Frame 1 (no input): blank canvas, image omitted
Frame 60 (no input): blank canvas, image omitted
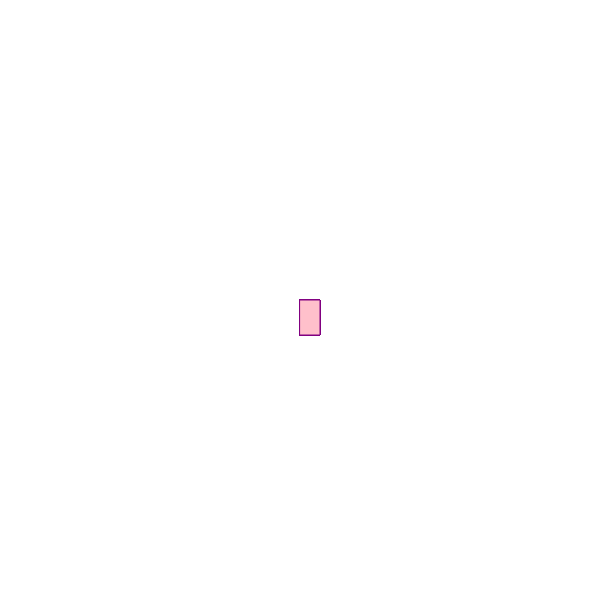
Frame 120 (the mouse pressed at the canvas centre since frame 60)

The p5.js sketch whose frames 1 and 60 were blank and that drew this single picture after the mouse press (run headless with seeded random() and noise() and a simulated clock; from frame 60 on, the mouse is pressed at the canvas centre):

// p5.js sketch
// ── sketch.js
function setup() {
    createCanvas(600, 600);
  background("white");
  }
  
  function draw() {
   stroke("purple");
    fill("pink");
  
    // console.log(mouseIsPressed)
  
    if (mouseIsPressed) {
      rect(mouseX, mouseY, 20, 35);
    }
  }
